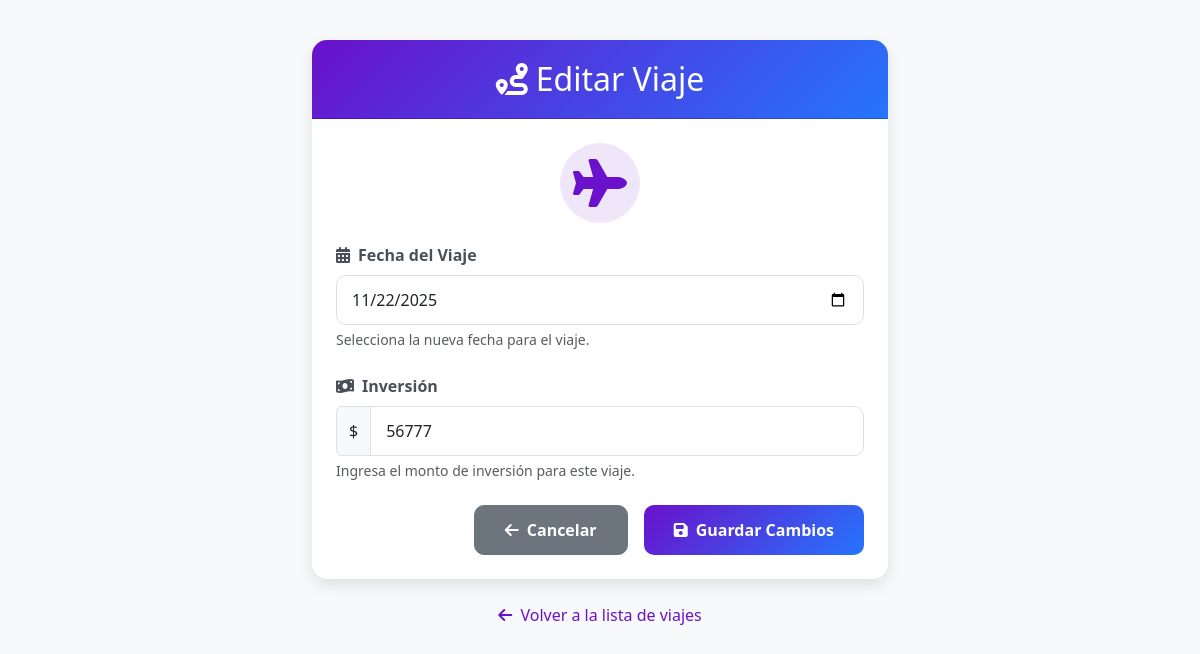
Before: /actualizar_viaje/2025-11-22/ with the older database file.
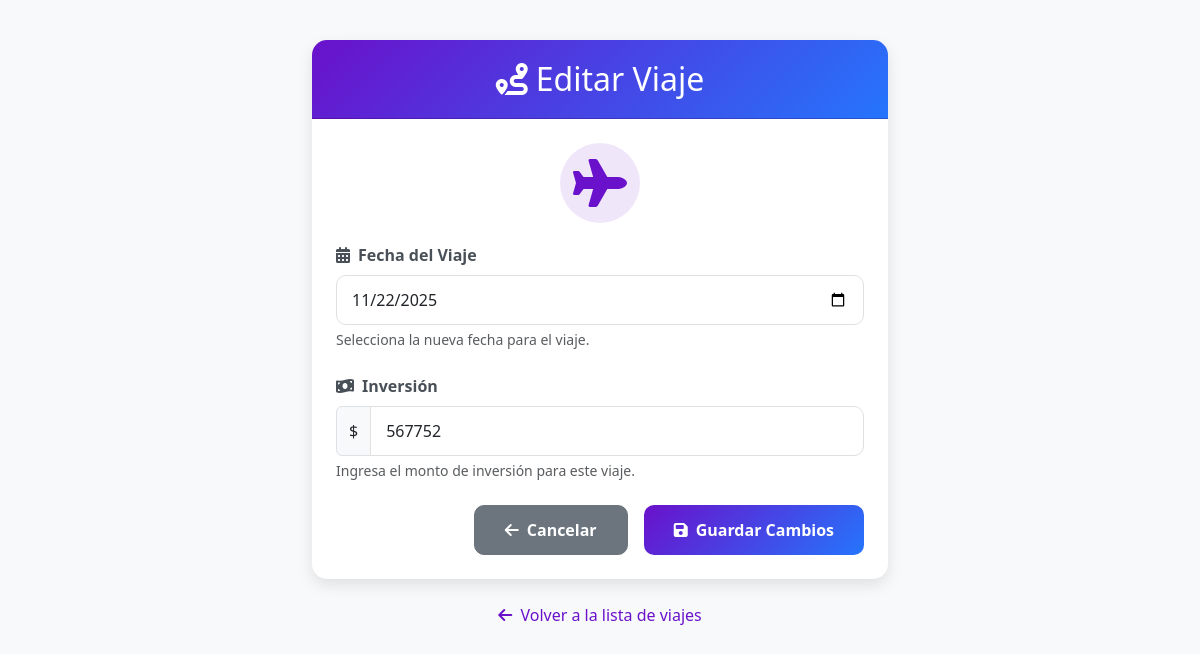
After: the same page with the newer database file.
### apps/appadmin/models.py (models this page shows, shortened)
class Viaje(models.Model):
    fecha = models.DateField(primary_key=True)
    inversion = models.IntegerField()

### apps/appadmin/views.py (the view, shortened to what this page needs)
# urls.py: path('actualizar_viaje/<str:viaje_fecha>/',actualizar_viaje, name='actualizar_viaje'),
def actualizar_viaje(request, viaje_fecha):
    try:
        viaje = get_object_or_404(Viaje, fecha=viaje_fecha)
        if request.method == 'GET':
            return render(request, 'editar_viaje.html', {
                'viaje': viaje,
                'fecha_actual': viaje.fecha,
                'inversion_actual': viaje.inversion
            })
    except Viaje.DoesNotExist:
        messages.error(request, '❌ El viaje no existe')

### apps/appadmin/templates/editar_viaje.html (shortened to what this page needs)
<!DOCTYPE html>
<html lang="es">
<head>
    <link href="https://cdn.jsdelivr.net/npm/bootstrap@5.3.0/dist/css/bootstrap.min.css" rel="stylesheet">
    <link rel="stylesheet" href="https://cdnjs.cloudflare.com/ajax/libs/font-awesome/6.4.0/css/all.min.css">
</head>
<body>
    <div class="container">
        <div class="card">
            <div class="card-header text-center">
                <h2 class="mb-0"><i class="fas fa-route me-2"></i>Editar Viaje</h2>
            </div>
            <div class="card-body p-4">
                <div class="icon-container">
                    <div class="travel-icon">
                        <i class="fas fa-plane"></i>
                    </div>
                </div>
                <form method="post">
                    <div class="mb-4">
                        <label for="fecha" class="form-label">
                            <i class="fas fa-calendar-alt me-2"></i>Fecha del Viaje
                        </label>
                        <input type="date" class="form-control" id="fecha" name="fecha"
                               value="{{ viaje.fecha|date:'Y-m-d' }}" required>
                        <div class="form-text">Selecciona la nueva fecha para el viaje.</div>
                    </div>
                    <div class="mb-4">
                        <label for="inversion" class="form-label">
                            <i class="fas fa-money-bill-wave me-2"></i>Inversión
                        </label>
                        <div class="input-group">
                            <span class="input-group-text">$</span>
                            <input type="number" class="form-control" id="inversion" name="inversion"
                                   step="0.01" min="0" value="{{ viaje.inversion }}" required>
                        </div>
                        <div class="form-text">Ingresa el monto de inversión para este viaje.</div>
                    </div>
                    <div class="d-grid gap-2 d-md-flex justify-content-md-end mt-4">
                        <a href='{% url "dashboard" %}' class="btn btn-secondary me-md-2">
                            <i class="fas fa-arrow-left me-2"></i>Cancelar
                        </a>
                        <button type="submit" class="btn btn-primary">
                            <i class="fas fa-save me-2"></i>Guardar Cambios
                        </button>
                    </div>
                </form>
            </div>
        </div>
        <div class="text-center mt-4">
            <a href="{% url 'dashboard' %}" class="back-link">
                <i class="fas fa-arrow-left me-1"></i> Volver a la lista de viajes
            </a>
        </div>
    </div>
</body>
</html>

Changed rows visible on the page:
changed Viaje: inversion "56777" → "567752"
